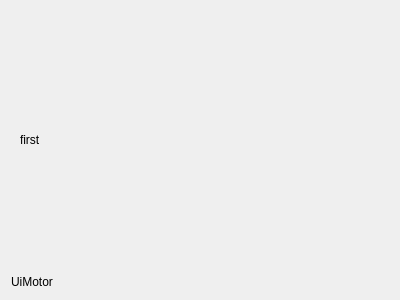
<?xml version="1.0" encoding="UTF-8"?>
<ui version="4.0">
 <class>UiMotor</class>
 <widget class="QWidget" name="UiMotor">
  <property name="geometry">
   <rect>
    <x>0</x>
    <y>0</y>
    <width>400</width>
    <height>300</height>
   </rect>
  </property>
  <property name="windowTitle">
   <string>Form</string>
  </property>
  <layout class="QVBoxLayout" name="verticalLayout">
   <item>
    <widget class="QStackedWidget" name="stackedWidget">
     <widget class="QWidget" name="page_ui">
      <layout class="QHBoxLayout" name="qmlHboxLayout">
       <item>
        <widget class="QLabel" name="label_2">
         <property name="text">
          <string>first</string>
         </property>
        </widget>
       </item>
      </layout>
     </widget>
     <widget class="QWidget" name="page_tree">
      <layout class="QVBoxLayout" name="verticalLayout_3">
       <item>
        <widget class="QLabel" name="label_3">
         <property name="text">
          <string>second</string>
         </property>
        </widget>
       </item>
       <item>
        <layout class="QVBoxLayout" name="verticalLayout_tree"/>
       </item>
      </layout>
     </widget>
    </widget>
   </item>
   <item>
    <widget class="QLabel" name="label">
     <property name="text">
      <string>UiMotor</string>
     </property>
    </widget>
   </item>
  </layout>
 </widget>
 <resources/>
 <connections/>
</ui>
